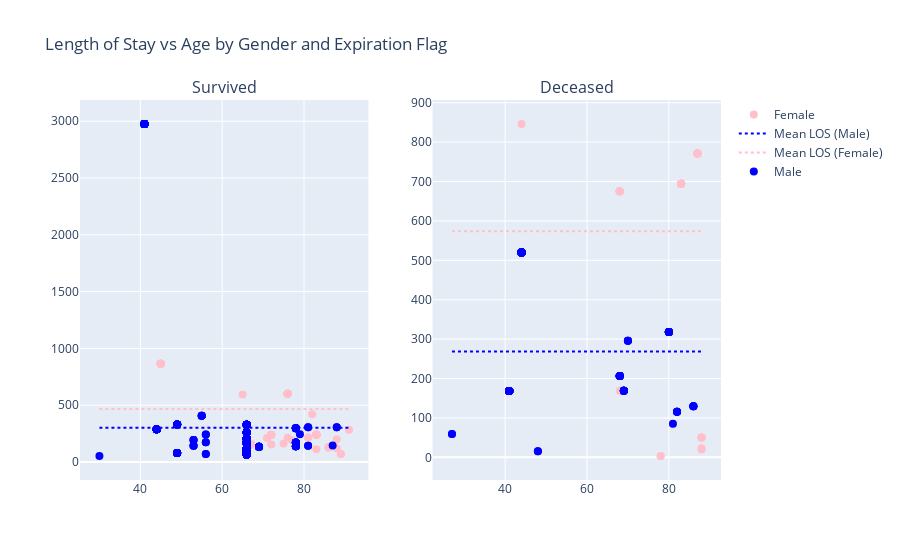

Notebook source saved alongside this figure:
### Code cell
fig = make_subplots(rows=1, cols=2, subplot_titles=['Survived', 'Deceased'])

survived_data = cpt_admissions_merge[cpt_admissions_merge['hospital_expire_flag'] == 0]
deceased_data = cpt_admissions_merge[cpt_admissions_merge['hospital_expire_flag'] == 1]

fig.add_trace(
    go.Scatter(
        x=survived_data['age'],
        y=survived_data['length_of_stay'],
        mode='markers',
        marker=dict(
            color=survived_data['gender'].apply(lambda x: 'blue' if x == 'M' else 'pink'),
            size=8
        ),
        name='Male' if survived_data['gender'].iloc[0] == 'M' else 'Female',
        text=survived_data['gender'],
        hovertemplate='<b>Gender: %{text}</b><br>Age: %{x}<br>LOS: %{y:.2f} hours',
        showlegend=True 
    ),
    row=1,
    col=1
)

for gender, color in zip(['M', 'F'], ['blue', 'pink']):
    mean_los_survived = survived_data[survived_data['gender'] == gender]['length_of_stay'].mean()
    fig.add_trace(
        go.Scatter(
            x=[survived_data['age'].min(), survived_data['age'].max()],
            y=[mean_los_survived, mean_los_survived],
            mode='lines',
            line=dict(dash='dot', color=color),
            name='Mean LOS (Male)' if gender == 'M' else 'Mean LOS (Female)',
            showlegend=True 
        ),
        row=1,
        col=1
    )

fig.add_trace(
    go.Scatter(
        x=deceased_data['age'],
        y=deceased_data['length_of_stay'],
        mode='markers',
        marker=dict(
            color=deceased_data['gender'].apply(lambda x: 'blue' if x == 'M' else 'pink'),
            size=8
        ),
        name='Male' if 'M' in deceased_data['gender'].values else 'Female',
        text=deceased_data['gender'],
        hovertemplate='<b>Gender: %{text}</b><br>Age: %{x}<br>LOS: %{y:.2f} hours',
        showlegend=True
    ),
    row=1,
    col=2
)

for gender, color in zip(['M', 'F'], ['blue', 'pink']):
    mean_los_deceased = deceased_data[deceased_data['gender'] == gender]['length_of_stay'].mean()
    fig.add_trace(
        go.Scatter(
            x=[deceased_data['age'].min(), deceased_data['age'].max()],
            y=[mean_los_deceased, mean_los_deceased],
            mode='lines',
            line=dict(dash='dot', color=color),
            name='Mean LOS (Male)' if gender == 'M' else 'Mean LOS (Female)',
            showlegend=False
        ),
        row=1,
        col=2
    )

fig.update_layout(
    title="Length of Stay vs Age by Gender and Expiration Flag",
    showlegend=True
)

fig.show()

### Figure 1 — Plotly figure (JSON) as saved in the notebook; plotly's stock layout.template omitted (floating-point values rounded to 4 significant figures; data arrays with more than 128 entries replaced by an {"elided": "..."} marker saying what was removed)
{"data": [{"hovertemplate": "<b>Gender: %{text}</b><br>Age: %{x}<br>LOS: %{y:.2f} hours", "marker": {"color": {"elided": "723 str values"}, "size": 8}, "mode": "markers", "name": "Female", "showlegend": true, "text": {"elided": "723 str values"}, "type": "scatter", "x": {"elided": "723 int values"}, "xaxis": "x", "y": {"elided": "723 float values"}, "yaxis": "y"}, {"line": {"color": "blue", "dash": "dot"}, "mode": "lines", "name": "Mean LOS (Male)", "showlegend": true, "type": "scatter", "x": [30, 91], "xaxis": "x", "y": [301.7, 301.7], "yaxis": "y"}, {"line": {"color": "pink", "dash": "dot"}, "mode": "lines", "name": "Mean LOS (Female)", "showlegend": true, "type": "scatter", "x": [30, 91], "xaxis": "x", "y": [467.1, 467.1], "yaxis": "y"}, {"hovertemplate": "<b>Gender: %{text}</b><br>Age: %{x}<br>LOS: %{y:.2f} hours", "marker": {"color": {"elided": "162 str values"}, "size": 8}, "mode": "markers", "name": "Male", "showlegend": true, "text": {"elided": "162 str values"}, "type": "scatter", "x": {"elided": "162 int values"}, "xaxis": "x2", "y": {"elided": "162 float values"}, "yaxis": "y2"}, {"line": {"color": "blue", "dash": "dot"}, "mode": "lines", "name": "Mean LOS (Male)", "showlegend": false, "type": "scatter", "x": [27, 88], "xaxis": "x2", "y": [268.5, 268.5], "yaxis": "y2"}, {"line": {"color": "pink", "dash": "dot"}, "mode": "lines", "name": "Mean LOS (Female)", "showlegend": false, "type": "scatter", "x": [27, 88], "xaxis": "x2", "y": [573.9, 573.9], "yaxis": "y2"}], "layout": {"annotations": [{"font": {"size": 16}, "showarrow": false, "text": "Survived", "x": 0.225, "xanchor": "center", "xref": "paper", "y": 1, "yanchor": "bottom", "yref": "paper"}, {"font": {"size": 16}, "showarrow": false, "text": "Deceased", "x": 0.775, "xanchor": "center", "xref": "paper", "y": 1, "yanchor": "bottom", "yref": "paper"}], "showlegend": true, "title": {"text": "Length of Stay vs Age by Gender and Expiration Flag"}, "xaxis": {"anchor": "y", "domain": [0, 0.45]}, "xaxis2": {"anchor": "y2", "domain": [0.55, 1]}, "yaxis": {"anchor": "x", "domain": [0, 1]}, "yaxis2": {"anchor": "x2", "domain": [0, 1]}}}
